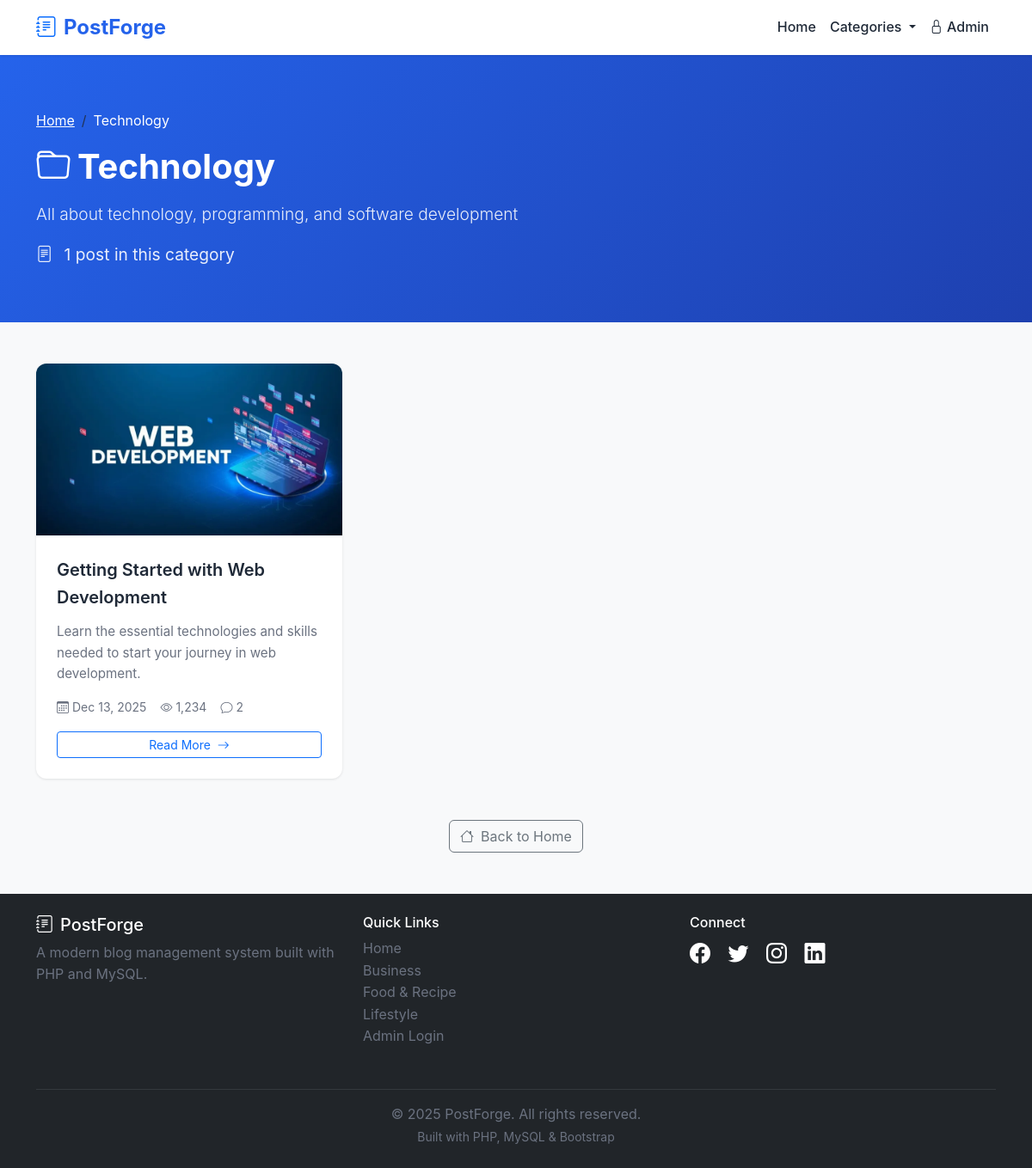
Page /category.php?slug=technology on the committed database.
### tables this page shows
CREATE TABLE IF NOT EXISTS categories (
    id INT PRIMARY KEY AUTO_INCREMENT,
    name VARCHAR(100) UNIQUE NOT NULL,
    slug VARCHAR(100) UNIQUE NOT NULL,
    description TEXT,
    is_demo TINYINT(1) DEFAULT 0,
    created_at TIMESTAMP DEFAULT CURRENT_TIMESTAMP,
    INDEX idx_slug (slug)
);

CREATE TABLE IF NOT EXISTS posts (
    id INT PRIMARY KEY AUTO_INCREMENT,
    title VARCHAR(255) NOT NULL,
    slug VARCHAR(255) UNIQUE NOT NULL,
    content TEXT NOT NULL,
    excerpt TEXT,
    featured_image VARCHAR(255),
    category_id INT,
    author_id INT,
    status ENUM('draft', 'published') DEFAULT 'draft',
    views INT DEFAULT 0,
    is_demo TINYINT(1) DEFAULT 0,
    created_at TIMESTAMP DEFAULT CURRENT_TIMESTAMP,
    updated_at TIMESTAMP DEFAULT CURRENT_TIMESTAMP ON UPDATE CURRENT_TIMESTAMP,
    published_at TIMESTAMP NULL,
    FOREIGN KEY (category_id) REFERENCES categories(id) ON DELETE SET NULL,
    FOREIGN KEY (author_id) REFERENCES admins(id) ON DELETE CASCADE,
    INDEX idx_slug (slug),
    INDEX idx_status (status),
    INDEX idx_category (category_id),
    INDEX idx_author (author_id),
    INDEX idx_created (created_at),
    FULLTEXT idx_search (title, content)
);

### includes/functions.php (called while the page is built, shortened)
<?php
function sanitize($data) {
    return htmlspecialchars($data, ENT_QUOTES, 'UTF-8');
}
function formatDate($date, $format = 'M d, Y') {
    return date($format, strtotime($date));
}
function truncate($text, $length = 100, $suffix = '...') {
    return $text;
}
function formatNumber($number) {
    return number_format($number);
}

### public/category.php (the view, shortened to what this page needs)
<?php
require_once '../includes/functions.php';
$categorySlug = $_GET['slug'] ?? '';
try {
    $db = getDB();
    $catStmt = $db->prepare("SELECT * FROM categories WHERE slug = :slug");
    $catStmt->execute(['slug' => $categorySlug]);
    $category = $catStmt->fetch();
    $page = isset($_GET['page']) ? (int)$_GET['page'] : 1;
    $countStmt = $db->prepare("
        SELECT COUNT(*) as count FROM posts
        WHERE category_id = :category_id AND status = 'published'
    ");
    $countStmt->execute(['category_id' => $category['id']]);
    $total = $countStmt->fetch()['count'];
    $pagination = getPagination($total, POSTS_PER_PAGE, $page);
    $postsStmt = $db->prepare("
        SELECT p.*, c.name as category_name, c.slug as category_slug, a.full_name as author_name,
               (SELECT COUNT(*) FROM comments WHERE post_id = p.id AND status = 'approved') as comment_count
        FROM posts p
        LEFT JOIN categories c ON p.category_id = c.id
        LEFT JOIN admins a ON p.author_id = a.id
        WHERE p.category_id = :category_id AND p.status = 'published'
        ORDER BY p.published_at DESC
        LIMIT :offset, :limit
    ");
    $postsStmt->execute([
        'category_id' => $category['id'],
        'offset' => $pagination['offset'],
        'limit' => POSTS_PER_PAGE
    ]);
    $posts = $postsStmt->fetchAll();
} catch (PDOException $e) {
    header('Location: index.php');
    exit;
}
include 'includes/header.php';
?>
<div class="hero-section">
    <div class="container">
        <nav aria-label="breadcrumb">
            <ol class="breadcrumb">
                <li class="breadcrumb-item"><a href="index.php" class="text-white">Home</a></li>
                <li class="breadcrumb-item active text-white" aria-current="page">
                    <?php echo sanitize($category['name']); ?>
                </li>
            </ol>
        </nav>
        <h1><i class="bi bi-folder me-2"></i><?php echo sanitize($category['name']); ?></h1>
        <?php if ($category['description']): ?>
            <p class="lead"><?php echo sanitize($category['description']); ?></p>
        <?php endif; ?>
        <p class="mb-0">
            <i class="bi bi-file-text me-2"></i>
            <?php echo formatNumber($total); ?> post<?php echo $total != 1 ? 's' : ''; ?> in this category
        </p>
    </div>
</div>
<div class="container mb-5">
    <div class="row">
        <?php if (empty($posts)): ?>
            <div class="col-12">
                <div class="alert alert-info">
                    <i class="bi bi-info-circle me-2"></i>
                    No posts in this category yet.
                    <a href="index.php" class="alert-link">Browse all posts</a>
                </div>
            </div>
        <?php else: ?>
            <?php foreach ($posts as $post): ?>
                <div class="col-md-6 col-lg-4 mb-4">
                    <div class="card post-card">
                        <?php if ($post['featured_image']): ?>
                            <img src="<?php echo UPLOAD_URL . sanitize($post['featured_image']); ?>"
                                 alt="<?php echo sanitize($post['title']); ?>"
                                 class="post-card-img">
                        <?php else: ?>
                            <div class="post-card-img bg-secondary d-flex align-items-center justify-content-center">
                                <i class="bi bi-image text-white" style="font-size: 3rem;"></i>
                            </div>
                        <?php endif; ?>
                        <div class="post-card-body">
                            <a href="post.php?slug=<?php echo $post['slug']; ?>"
                               class="post-card-title">
                                <?php echo sanitize($post['title']); ?>
                            </a>
                            <p class="post-card-excerpt">
                                <?php echo sanitize(truncate($post['excerpt'], 100)); ?>
                            </p>
                            <div class="post-meta">
                                <span class="post-meta-item">
                                    <i class="bi bi-calendar3"></i>
                                    <?php echo formatDate($post['published_at'], 'M d, Y'); ?>
                                </span>
                                <span class="post-meta-item">
                                    <i class="bi bi-eye"></i>
                                    <?php echo formatNumber($post['views']); ?>
                                </span>
                                <span class="post-meta-item">
                                    <i class="bi bi-chat"></i>
                                    <?php echo $post['comment_count']; ?>
                                </span>
                            </div>
                            <a href="post.php?slug=<?php echo $post['slug']; ?>"
                               class="btn btn-outline-primary btn-sm mt-3 w-100">
                                Read More <i class="bi bi-arrow-right ms-1"></i>
                            </a>
                        </div>
                    </div>
                </div>
            <?php endforeach; ?>
        <?php endif; ?>
    </div>
    <div class="text-center mt-4">
        <a href="index.php" class="btn btn-outline-secondary">
            <i class="bi bi-house me-2"></i>Back to Home
        </a>
    </div>
</div>
<?php include 'includes/footer.php'; ?>

### public/includes/footer.php (shortened to what this page needs)
    </main>
    <footer class="bg-dark text-white mt-5 py-4">
        <div class="container">
            <div class="row">
                <div class="col-md-4 mb-3">
                    <h5><i class="bi bi-journal-text me-2"></i><?php echo SITE_NAME; ?></h5>
                    <p class="text-muted">A modern blog management system built with PHP and MySQL.</p>
                </div>
                <div class="col-md-4 mb-3">
                    <h6>Quick Links</h6>
                    <ul class="list-unstyled">
                        <li><a href="index.php" class="text-muted text-decoration-none">Home</a></li>
                        <?php
                        try {
                            $db = getDB();
                            $footerCatsStmt = $db->query("SELECT * FROM categories ORDER BY name ASC LIMIT 3");
                            $footerCategories = $footerCatsStmt->fetchAll();
                            foreach ($footerCategories as $footerCat):
                        ?>
                            <li>
                                <a href="category.php?slug=<?php echo $footerCat['slug']; ?>"
                                   class="text-muted text-decoration-none">
                                    <?php echo sanitize($footerCat['name']); ?>
                                </a>
                            </li>
                        <?php
                            endforeach;
                        } catch (PDOException $e) {
                        }
                        ?>
                        <li><a href="../admin/login.php" class="text-muted text-decoration-none">Admin Login</a></li>
                    </ul>
                </div>
                <div class="col-md-4 mb-3">
                    <h6>Connect</h6>
                    <div class="social-links">
                        <a href="#" class="text-white me-3"><i class="bi bi-facebook"></i></a>
                        <a href="#" class="text-white me-3"><i class="bi bi-twitter"></i></a>
                        <a href="#" class="text-white me-3"><i class="bi bi-instagram"></i></a>
                        <a href="#" class="text-white me-3"><i class="bi bi-linkedin"></i></a>
                    </div>
                </div>
            </div>
            <hr class="border-secondary">
            <div class="text-center text-muted">
                <p class="mb-0">&copy; <?php echo date('Y'); ?> <?php echo SITE_NAME; ?>. All rights reserved.</p>
                <small>Built with PHP, MySQL & Bootstrap</small>
            </div>
        </div>
    </footer>
</body>
</html>

### assets/css/public.css (style rules this page uses)
:root { --primary-blue: #2563eb; --primary-dark: #1e40af; --success-green: #10b981; --warning-orange: #f59e0b; --danger-red: #ef4444; --info-cyan: #06b6d4; --dark-gray: #1f2937; --medium-gray: #6b7280; --light-gray: #f3f4f6; --border-gray: #e5e7eb; }
* { margin: 0; padding: 0; box-sizing: border-box; }
body { font-family: 'Inter', 'Segoe UI', 'Roboto', sans-serif; background-color: #f8f9fa; color: var(--dark-gray); line-height: 1.6; }
.hero-section { background: linear-gradient(135deg, var(--primary-blue) 0%, var(--primary-dark) 100%); color: white; padding: 4rem 0; margin-bottom: 3rem; }
.hero-section h1 { font-size: 2.5rem; font-weight: 700; margin-bottom: 1rem; }
.hero-section p { font-size: 1.2rem; opacity: 0.9; }
.post-card { border: none; border-radius: 12px; box-shadow: 0 1px 3px rgba(0, 0, 0, 0.1); transition: all 0.3s ease; overflow: hidden; height: 100%; background: white; }
.post-card-img { height: 200px; object-fit: cover; transition: transform 0.3s ease; }
.post-card-body { padding: 1.5rem; }
.post-card-title { font-size: 1.25rem; font-weight: 600; margin-bottom: 0.75rem; color: var(--dark-gray); text-decoration: none; display: block; transition: color 0.3s ease; }
.post-card-excerpt { color: var(--medium-gray); font-size: 0.95rem; margin-bottom: 1rem; line-height: 1.6; }
.post-meta { display: flex; align-items: center; gap: 1rem; font-size: 0.875rem; color: var(--medium-gray); flex-wrap: wrap; }
.post-meta-item { display: flex; align-items: center; gap: 0.25rem; }
footer { margin-top: 4rem; }
.social-links a { font-size: 1.5rem; transition: opacity 0.3s ease; }
.text-muted { color: var(--medium-gray) !important; }

### rows in the picture
categories: name "Technology", description "All about technology, programming, and software development"
posts: featured_image (picture), title "Getting Started with Web Development", excerpt "Learn the essential technologies and skills needed to start your journey in web development.", published_at "Dec 13, 2025", views "1,234", comment_count "2"
categories: name "Business"
categories: name "Food & Recipe"
categories: name "Lifestyle"

### other values in the picture
SITE_NAME "PostForge"
formatNumber($total) "1"
